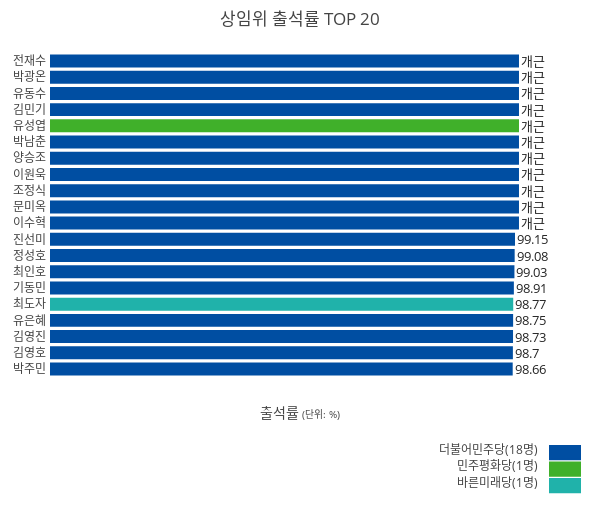

Notebook cell for this chart:
### Markdown cell above
### 출석률 TOP 20

### Code cell
def make_annotation(x, y):
    return go.Annotation(
        text=str(x) if x != 100.0 else '개근',
        showarrow=False, # annotation w/o arrows, default is True
        x=x,               # set x position
        xref='x',          # position text horizontally with x-coords
        xanchor='left',  # x position corresp. to center of text
        yref='y',            # set y position
        yanchor='auto',       # position text vertically with y-coords
        y=y,                 # y position corresp. to top of text
        font=go.Font(
            color='#262626',  # set font color
            size=13           #   and size
        )
    )

chart_att_20 = view_sort_by_att_rate.head(20); chart_att_20
chart_att_20 = chart_att_20.sort_values(['출석률', '합계'], ascending=True); chart_att_20
chart_att_20 = chart_att_20[['의원', '결석률', '출석률', '정당', '선수', '특이사항']]; chart_att_20
chart_att_20['결석률'] = round(chart_att_20['결석률'], 2); chart_att_20
chart_att_20['출석률'] = round(chart_att_20['출석률'], 2); chart_att_20
chart_att_20 = chart_att_20.fillna(''); chart_att_20
chart_att_20 = chart_att_20.rename(columns={'선수': '당선횟수'}); chart_att_20
# chart_att_20['출석률'] = chart_att_20['출석률'].apply(lambda x: '개근' if x == 100.0 else x)

hover0 = '당선횟수: ' + chart_att_20['당선횟수'].astype(str)
hover1 = '출석률: ' + chart_att_20['출석률'].astype(str)
hover2 = '특이사항: ' + chart_att_20['특이사항'].astype(str)
hovertext = get_hovertext_list(chart_att_20['정당'], hover0, hover1, hover2)

party_color = get_party_color_dict(chart_att_20['정당'])
trace = dict(
    type='bar',
    x=chart_att_20['출석률'],
    y=chart_att_20['의원'],
    orientation='h',
    marker=party_color,
    hoverinfo='text',
    hovertext=hovertext,
)
als = ['개근' if x == 100.0 else x for x in chart_att_20['출석률']]
# print(als)
annotations = [make_annotation(x, y) for x, y in zip(chart_att_20['출석률'], chart_att_20['의원'])]
legend_text = get_legend_text_party(chart_att_20['정당'], y_start=-0.242, x=0.98)
annotations.extend(legend_text)
shapes = get_legend_rect_party(chart_att_20['정당'], rect_width=0.06, y_start=-0.2, x0=1)
layout = dict(
    title='상임위 출석률 TOP 20',
    height=530,
    width=600,
    margin=dict(
        pad=2.5,
        t=50,r=50,b=150,l=50,
    ),
    annotations=annotations,
    shapes=shapes,
    xaxis=dict(
        title='출석률<span style="font-size:0.7em"> (단위: %)</span>',
        showticklabels=False,
        zeroline=False,
        fixedrange=True,
        showgrid=False,
    ),
    yaxis=dict(
        fixedrange=True,
    ),
)
data = [trace]
fig_2_att_rate = dict(data=data, layout=layout)
off.iplot(fig_2_att_rate)

### Figure 1 — Plotly figure (JSON) as saved in the notebook; plotly's stock layout.template omitted (floating-point values rounded to 4 significant figures)
{"data": [{"hoverinfo": "text", "hovertext": ["더불어민주당<br>당선횟수: 1<br>출석률: 98.66<br>특이사항: ", "더불어민주당<br>당선횟수: 1<br>출석률: 98.7<br>특이사항: ", "더불어민주당<br>당선횟수: 1<br>출석률: 98.73<br>특이사항: ", "더불어민주당<br>당선횟수: 2<br>출석률: 98.75<br>특이사항: ", "바른미래당<br>당선횟수: 1<br>출석률: 98.77<br>특이사항: ", "더불어민주당<br>당선횟수: 1<br>출석률: 98.91<br>특이사항: ", "더불어민주당<br>당선횟수: 1<br>출석률: 99.03<br>특이사항: ", "더불어민주당<br>당선횟수: 3<br>출석률: 99.08<br>특이사항: ", "더불어민주당<br>당선횟수: 2<br>출석률: 99.15<br>특이사항: ", "더불어민주당<br>당선횟수: 1<br>출석률: 100.0<br>특이사항: ", "더불어민주당<br>당선횟수: 1<br>출석률: 100.0<br>특이사항: 사퇴, 대통령비서실 과학기술보좌관", "더불어민주당<br>당선횟수: 4<br>출석률: 100.0<br>특이사항: ", "더불어민주당<br>당선횟수: 2<br>출석률: 100.0<br>특이사항: ", "더불어민주당<br>당선횟수: 4<br>출석률: 100.0<br>특이사항: 사퇴, 충남도지사후보", "더불어민주당<br>당선횟수: 2<br>출석률: 100.0<br>특이사항: 사퇴, 인천시장후보", "민주평화당<br>당선횟수: 3<br>출석률: 100.0<br>특이사항: ", "더불어민주당<br>당선횟수: 2<br>출석률: 100.0<br>특이사항: ", "더불어민주당<br>당선횟수: 1<br>출석률: 100.0<br>특이사항: ", "더불어민주당<br>당선횟수: 2<br>출석률: 100.0<br>특이사항: ", "더불어민주당<br>당선횟수: 1<br>출석률: 100.0<br>특이사항: "], "marker": {"color": ["#004EA2", "#004EA2", "#004EA2", "#004EA2", "#20B2AA", "#004EA2", "#004EA2", "#004EA2", "#004EA2", "#004EA2", "#004EA2", "#004EA2", "#004EA2", "#004EA2", "#004EA2", "#40B02A", "#004EA2", "#004EA2", "#004EA2", "#004EA2"]}, "orientation": "h", "type": "bar", "x": [98.66, 98.7, 98.73, 98.75, 98.77, 98.91, 99.03, 99.08, 99.15, 100, 100, 100, 100, 100, 100, 100, 100, 100, 100, 100], "y": ["박주민", "김영호", "김영진", "유은혜", "최도자", "기동민", "최인호", "정성호", "진선미", "이수혁", "문미옥", "조정식", "이원욱", "양승조", "박남춘", "유성엽", "김민기", "유동수", "박광온", "전재수"]}], "layout": {"annotations": [{"font": {"color": "#262626", "size": 13}, "showarrow": false, "text": "98.66", "x": 98.66, "xanchor": "left", "xref": "x", "y": "박주민", "yanchor": "auto", "yref": "y"}, {"font": {"color": "#262626", "size": 13}, "showarrow": false, "text": "98.7", "x": 98.7, "xanchor": "left", "xref": "x", "y": "김영호", "yanchor": "auto", "yref": "y"}, {"font": {"color": "#262626", "size": 13}, "showarrow": false, "text": "98.73", "x": 98.73, "xanchor": "left", "xref": "x", "y": "김영진", "yanchor": "auto", "yref": "y"}, {"font": {"color": "#262626", "size": 13}, "showarrow": false, "text": "98.75", "x": 98.75, "xanchor": "left", "xref": "x", "y": "유은혜", "yanchor": "auto", "yref": "y"}, {"font": {"color": "#262626", "size": 13}, "showarrow": false, "text": "98.77", "x": 98.77, "xanchor": "left", "xref": "x", "y": "최도자", "yanchor": "auto", "yref": "y"}, {"font": {"color": "#262626", "size": 13}, "showarrow": false, "text": "98.91", "x": 98.91, "xanchor": "left", "xref": "x", "y": "기동민", "yanchor": "auto", "yref": "y"}, {"font": {"color": "#262626", "size": 13}, "showarrow": false, "text": "99.03", "x": 99.03, "xanchor": "left", "xref": "x", "y": "최인호", "yanchor": "auto", "yref": "y"}, {"font": {"color": "#262626", "size": 13}, "showarrow": false, "text": "99.08", "x": 99.08, "xanchor": "left", "xref": "x", "y": "정성호", "yanchor": "auto", "yref": "y"}, {"font": {"color": "#262626", "size": 13}, "showarrow": false, "text": "99.15", "x": 99.15, "xanchor": "left", "xref": "x", "y": "진선미", "yanchor": "auto", "yref": "y"}, {"font": {"color": "#262626", "size": 13}, "showarrow": false, "text": "개근", "x": 100, "xanchor": "left", "xref": "x", "y": "이수혁", "yanchor": "auto", "yref": "y"}, {"font": {"color": "#262626", "size": 13}, "showarrow": false, "text": "개근", "x": 100, "xanchor": "left", "xref": "x", "y": "문미옥", "yanchor": "auto", "yref": "y"}, {"font": {"color": "#262626", "size": 13}, "showarrow": false, "text": "개근", "x": 100, "xanchor": "left", "xref": "x", "y": "조정식", "yanchor": "auto", "yref": "y"}, {"font": {"color": "#262626", "size": 13}, "showarrow": false, "text": "개근", "x": 100, "xanchor": "left", "xref": "x", "y": "이원욱", "yanchor": "auto", "yref": "y"}, {"font": {"color": "#262626", "size": 13}, "showarrow": false, "text": "개근", "x": 100, "xanchor": "left", "xref": "x", "y": "양승조", "yanchor": "auto", "yref": "y"}, {"font": {"color": "#262626", "size": 13}, "showarrow": false, "text": "개근", "x": 100, "xanchor": "left", "xref": "x", "y": "박남춘", "yanchor": "auto", "yref": "y"}, {"font": {"color": "#262626", "size": 13}, "showarrow": false, "text": "개근", "x": 100, "xanchor": "left", "xref": "x", "y": "유성엽", "yanchor": "auto", "yref": "y"}, {"font": {"color": "#262626", "size": 13}, "showarrow": false, "text": "개근", "x": 100, "xanchor": "left", "xref": "x", "y": "김민기", "yanchor": "auto", "yref": "y"}, {"font": {"color": "#262626", "size": 13}, "showarrow": false, "text": "개근", "x": 100, "xanchor": "left", "xref": "x", "y": "유동수", "yanchor": "auto", "yref": "y"}, {"font": {"color": "#262626", "size": 13}, "showarrow": false, "text": "개근", "x": 100, "xanchor": "left", "xref": "x", "y": "박광온", "yanchor": "auto", "yref": "y"}, {"font": {"color": "#262626", "size": 13}, "showarrow": false, "text": "개근", "x": 100, "xanchor": "left", "xref": "x", "y": "전재수", "yanchor": "auto", "yref": "y"}, {"showarrow": false, "text": "더불어민주당(18명)", "x": 0.98, "xref": "paper", "y": -0.242, "yref": "paper"}, {"showarrow": false, "text": "민주평화당(1명)", "x": 0.98, "xref": "paper", "y": -0.292, "yref": "paper"}, {"showarrow": false, "text": "바른미래당(1명)", "x": 0.98, "xref": "paper", "y": -0.342, "yref": "paper"}], "height": 530, "margin": {"b": 150, "l": 50, "pad": 2.5, "r": 50, "t": 50}, "shapes": [{"fillcolor": "#004EA2", "line": {"color": "#004EA2"}, "type": "rect", "x0": 1, "x1": 1.06, "xref": "paper", "y0": -0.2, "y1": -0.24, "yref": "paper"}, {"fillcolor": "#40B02A", "line": {"color": "#40B02A"}, "type": "rect", "x0": 1, "x1": 1.06, "xref": "paper", "y0": -0.25, "y1": -0.29, "yref": "paper"}, {"fillcolor": "#20B2AA", "line": {"color": "#20B2AA"}, "type": "rect", "x0": 1, "x1": 1.06, "xref": "paper", "y0": -0.3, "y1": -0.34, "yref": "paper"}], "title": "상임위 출석률 TOP 20", "width": 600, "xaxis": {"fixedrange": true, "showgrid": false, "showticklabels": false, "title": "출석률<span style=\"font-size:0.7em\"> (단위: %)</span>", "zeroline": false}, "yaxis": {"fixedrange": true}}}
